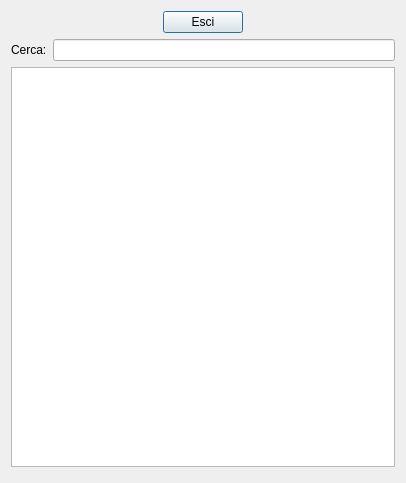
<?xml version="1.0" encoding="UTF-8"?>
<ui version="4.0">
 <class>dialogCercaTipoDoc</class>
 <widget class="QDialog" name="dialogCercaTipoDoc">
  <property name="geometry">
   <rect>
    <x>0</x>
    <y>0</y>
    <width>406</width>
    <height>483</height>
   </rect>
  </property>
  <property name="windowTitle">
   <string>Dialog</string>
  </property>
  <layout class="QGridLayout" name="gridLayout_3">
   <item row="1" column="0">
    <layout class="QGridLayout" name="gridLayout_2">
     <item row="0" column="0">
      <widget class="QLabel" name="label">
       <property name="text">
        <string>Cerca:</string>
       </property>
      </widget>
     </item>
     <item row="0" column="1">
      <widget class="QLineEdit" name="l_cerca"/>
     </item>
    </layout>
   </item>
   <item row="2" column="0">
    <widget class="QTableView" name="tv_main">
     <property name="minimumSize">
      <size>
       <width>0</width>
       <height>400</height>
      </size>
     </property>
     <property name="maximumSize">
      <size>
       <width>16777215</width>
       <height>400</height>
      </size>
     </property>
    </widget>
   </item>
   <item row="0" column="0">
    <layout class="QGridLayout" name="gridLayout">
     <item row="0" column="0">
      <spacer name="horizontalSpacer">
       <property name="orientation">
        <enum>Qt::Horizontal</enum>
       </property>
       <property name="sizeHint" stdset="0">
        <size>
         <width>40</width>
         <height>20</height>
        </size>
       </property>
      </spacer>
     </item>
     <item row="0" column="1">
      <widget class="QPushButton" name="b_esci">
       <property name="text">
        <string>Esci</string>
       </property>
      </widget>
     </item>
     <item row="0" column="2">
      <spacer name="horizontalSpacer_2">
       <property name="orientation">
        <enum>Qt::Horizontal</enum>
       </property>
       <property name="sizeHint" stdset="0">
        <size>
         <width>40</width>
         <height>20</height>
        </size>
       </property>
      </spacer>
     </item>
    </layout>
   </item>
   <item row="3" column="0">
    <spacer name="verticalSpacer">
     <property name="orientation">
      <enum>Qt::Vertical</enum>
     </property>
     <property name="sizeHint" stdset="0">
      <size>
       <width>20</width>
       <height>40</height>
      </size>
     </property>
    </spacer>
   </item>
  </layout>
 </widget>
 <resources/>
 <connections/>
</ui>
